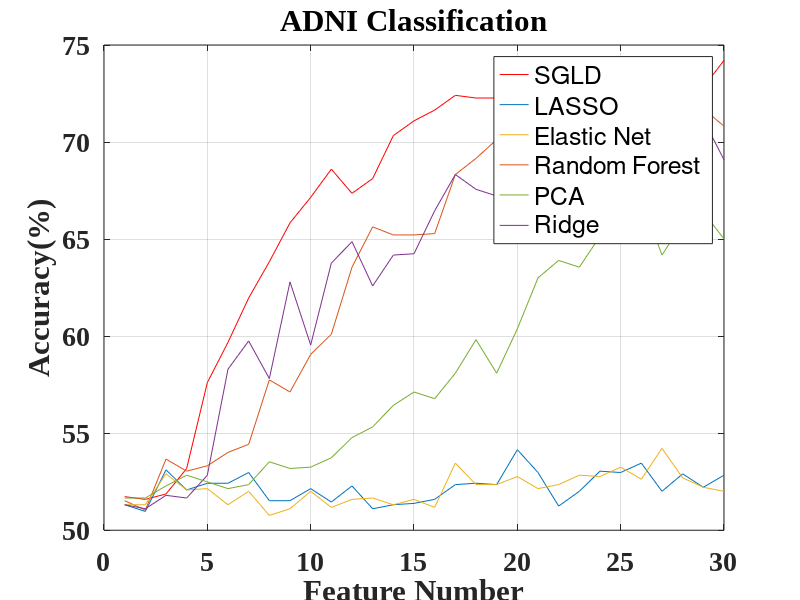
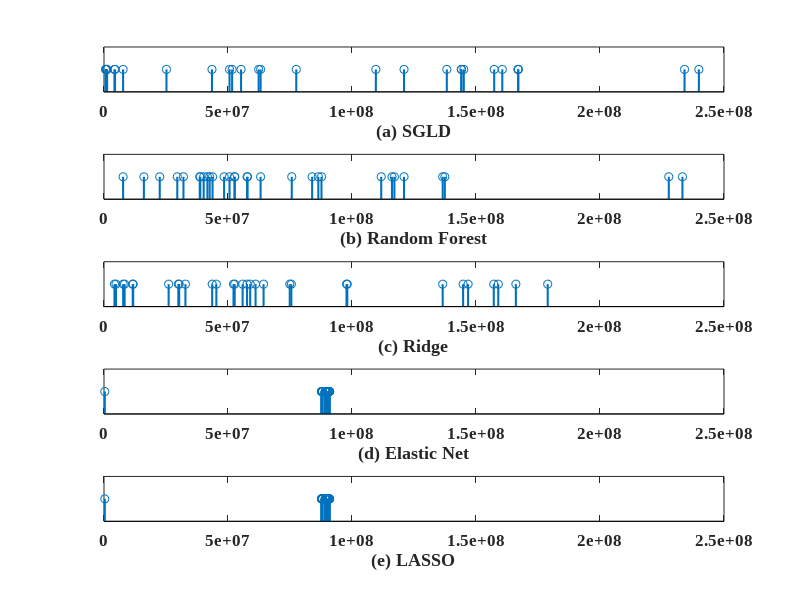

Source code (MATLAB) for these figures, in order:
%% sgld vs other
sgld=[51.728907	51.590595	51.86722	53.181189	57.607192	59.681881	61.964039	63.831259	65.836791	67.150761	68.603043	67.35823	68.118949	70.33195	71.092669	71.64592	72.406639	72.268326	72.268326	72.544952	72.406639	72.19917	72.475795	72.060858	72.959889	73.029046	72.959889	72.75242	72.821577	74.204703
];
lasso=[51.31396957	50.96818811	53.1120332	52.0746888	52.42047026	52.42047026	52.97372061	51.52143845	51.52143845	52.14384509	51.45228216	52.28215768	51.10650069	51.31396957	51.38312586	51.59059474	52.35131397	52.42047026	52.35131397	54.14937759	52.97372061	51.24481328	52.0055325	53.0428769	52.97372061	53.45781466	52.0055325	52.90456432	52.21300138	52.83540802
];
%10.29
rf=[51.52143845	51.0373444	53.66528354	53.0428769	53.31950207	54.01106501	54.42600277	57.74550484	57.1230982	59.05947441	60.09681881	63.55463347	65.62932227	65.21438451	65.21438451	65.2835408	68.3264177	69.15629322	70.12448133	69.98616874	71.92254495	70.53941909	70.4011065	72.75242047	72.26832642	71.92254495	72.06085754	70.74688797	71.71507607	70.81604426
];
net=[51.31396957	51.31396957	52.90456432	52.0746888	52.14384509	51.31396957	52.0055325	50.76071923	51.10650069	52.0055325	51.17565698	51.59059474	51.65975104	51.31396957	51.59059474	51.17565698	53.45781466	52.35131397	52.35131397	52.76625173	52.14384509	52.35131397	52.83540802	52.76625173	53.25034578	52.62793914	54.21853389	52.69709544	52.21300138	52.0055325
];
ridge=[51.31396957	51.10650069	51.79806362	51.65975104	52.83540802	58.29875519	59.75103734	57.81466113	62.79391425	59.54356846	63.76210235	64.86860304	62.58644537	64.17704011	64.2461964	66.45919779	68.3264177	67.56569848	67.21991701	70.26279391	67.91147994	68.81051176	70.19363762	69.29460581	69.15629322	71.02351314	67.49654219	68.53388658	71.16182573	69.08713693
];
pca=[51.65975104	51.65975104	52.28215768	52.83540802	52.48962656	52.14384509	52.35131397	53.52697095	53.18118949	53.25034578	53.73443983	54.77178423	55.32503458	56.43153527	57.1230982	56.77731674	58.09128631	59.82019364	58.09128631	60.37344398	63.00138313	63.90041494	63.55463347	65.14522822	65.49100968	67.01244813	64.17704011	65.83679115	66.39004149	65.00691563
];
figure
sgld_l=plot(sgld,'r');
hold on
lasso_l=plot(lasso);
hold on
rf_l=plot(rf);
hold on
net_l=plot(net);
hold on
ridge_l=plot(ridge);
hold on
pca_l=plot(pca);
grid on
legend([sgld_l,lasso_l,net_l,rf_l,pca_l,ridge_l],'SGLD','LASSO','Elastic Net','Random Forest','PCA','Ridge');

title('ADNI Classification');
ylabel('Accuracy(%)');
xlabel('Feature Number');
set(gca,'FontName','Times New Roman','FontSize',20,'FontWeight','Bold');

%% loc
sgld_loc=[616255	891847	892074	894243	897008	1255217	4222306	4449308	7700550	25190326	43534354	50612978	51666902	55269631	62362877	63143246	77525647	109619019	120982749	138231664	144091190	144091202	145075641	157337316	160600841	166990043	166990418	166990606	234083006	239865707
];
%10.29
rf_loc=[63143246	83928555	233242342	42606433	38608482	227738168	40193124	120982749	111784171	22472903	41693783	29550423	75707143	43763467	116108353	86418635	57886686	7700550	136564118	87695872	38820635	52717234	48428470	57685151	32034175	52649924	117087350	137426422	50612978	16082776
];
ridge_loc=[8304214	157167170	11774062	57685151	52221941	61112438	52690582	74897975	136564118	98091699	26059369	11590303	43620950	144801705	4825493	166073114	29974959	158975614	75544772	4222306	58948089	7726435	30313577	146814450	178919231	97788546	55899237	64339702	45304125	32835234
];
net_loc=[318170	89510812	89597131	89669546	89730460	89778966	90104326	90181153	90198946	89359101	90327871	90477973	90507955	90601762	90601835	90646958	90902325	90930366	90942535	90413840	89296039	89282211	89106767	87716884	87730474	87740256	87839763	87959221	88062718	88114161
];
lasso_loc=[318170	89510812	89597131	89669546	89730460	89778966	90104326	90181153	90198946	89359101	90327871	90477973	90507955	90601762	90601835	90646958	90902325	90930366	90942535	90413840	89296039	89282211	89106767	87716884	87730474	87740256	87839763	87959221	88062718	88114161
];

figure
subplot(5,1,1)
stem(sgld_loc,ones(size(sgld_loc)),'linewidth',1.5);
xlabel('(a) SGLD');
set(gca,'xlim',[0,2.5e8],'YTick',[],'ylim',[0,2],'FontName','Times New Roman','FontSize',12,'FontWeight','Bold');

subplot(5,1,2)
stem(rf_loc,ones(size(rf_loc)),'linewidth',1.5);
xlabel('(b) Random Forest');
set(gca,'xlim',[0,2.5e8],'YTick',[],'ylim',[0,2],'FontName','Times New Roman','FontSize',12,'FontWeight','Bold');

subplot(5,1,3)
stem(ridge_loc,ones(size(ridge_loc)),'linewidth',1.5);
xlabel('(c) Ridge');
set(gca,'xlim',[0,2.5e8],'YTick',[],'ylim',[0,2],'FontName','Times New Roman','FontSize',12,'FontWeight','Bold');

subplot(5,1,4)
stem(net_loc,ones(size(net_loc)),'linewidth',1.5);
xlabel('(d) Elastic Net');
set(gca,'xlim',[0,2.5e8],'YTick',[],'ylim',[0,2],'FontName','Times New Roman','FontSize',12,'FontWeight','Bold');

subplot(5,1,5)
stem(lasso_loc,ones(size(lasso_loc)),'linewidth',1.5);
xlabel('(e) LASSO');
set(gca,'xlim',[0,2.5e8],'YTick',[],'ylim',[0,2],'FontName','Times New Roman','FontSize',12,'FontWeight','Bold');
